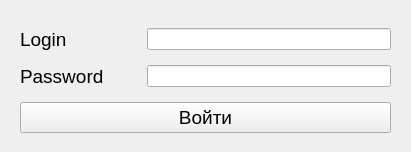
<?xml version="1.0" encoding="UTF-8"?>
<ui version="4.0">
 <class>Form</class>
 <widget class="QWidget" name="Form">
  <property name="geometry">
   <rect>
    <x>0</x>
    <y>0</y>
    <width>411</width>
    <height>152</height>
   </rect>
  </property>
  <property name="windowTitle">
   <string>Form</string>
  </property>
  <widget class="QWidget" name="">
   <property name="geometry">
    <rect>
     <x>20</x>
     <y>20</y>
     <width>371</width>
     <height>121</height>
    </rect>
   </property>
   <layout class="QVBoxLayout" name="verticalLayout">
    <item>
     <layout class="QHBoxLayout" name="horizontalLayout_2">
      <item>
       <widget class="QLabel" name="label">
        <property name="font">
         <font>
          <pointsize>14</pointsize>
         </font>
        </property>
        <property name="text">
         <string>Login              </string>
        </property>
       </widget>
      </item>
      <item>
       <widget class="QLineEdit" name="lineEditLogin">
        <property name="text">
         <string/>
        </property>
       </widget>
      </item>
     </layout>
    </item>
    <item>
     <layout class="QHBoxLayout" name="horizontalLayout">
      <item>
       <widget class="QLabel" name="label_2">
        <property name="font">
         <font>
          <pointsize>14</pointsize>
         </font>
        </property>
        <property name="text">
         <string>Password       </string>
        </property>
       </widget>
      </item>
      <item>
       <widget class="QLineEdit" name="lineEditPassword">
        <property name="echoMode">
         <enum>QLineEdit::EchoMode::Password</enum>
        </property>
       </widget>
      </item>
     </layout>
    </item>
    <item>
     <widget class="QPushButton" name="pushButtonEnter">
      <property name="font">
       <font>
        <pointsize>14</pointsize>
       </font>
      </property>
      <property name="text">
       <string>Войти</string>
      </property>
     </widget>
    </item>
   </layout>
  </widget>
 </widget>
 <resources/>
 <connections/>
</ui>
